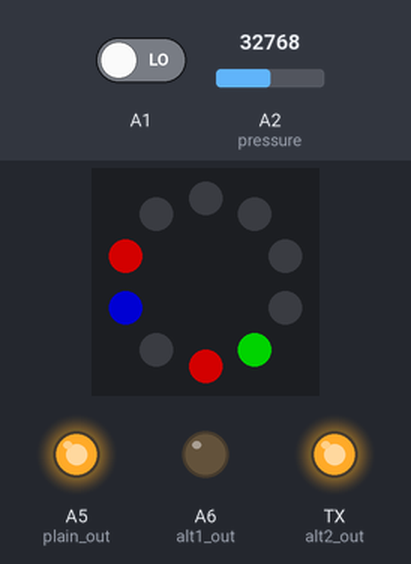
Bench run of a program on a simulated Circuit Playground running CircuitPython. Parts: the board's ring of 10 RGB LEDs (number 0 left of the top, counting anticlockwise), output pins drawn as LEDs (lit = HIGH). The inputs (shaded band) are chosen by the test bench; at power-on: A2 (pressure) = 32768, A1 LOW (analog values on the 0–65535 scale). Dim RGB values are drawn brighter than linear; random numbers come from a fixed seed; touch pads read as touched when driven HIGH; what the program prints to the serial console is not drawn.

Above: at 0.05 s.
At 1.2 s:
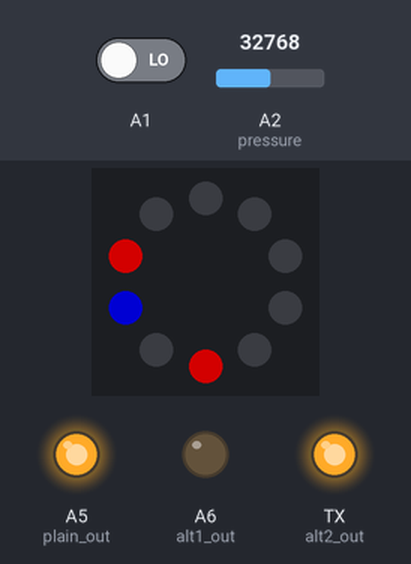
1.3 s: A2 (pressure) set to 0
At 2.3 s:
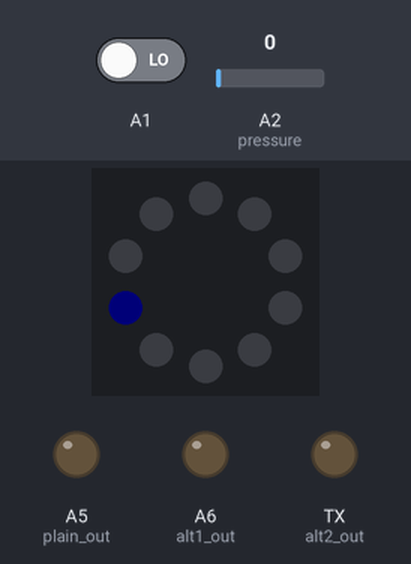
2.8 s: A2 (pressure) set to 7864
4.3 s: A2 (pressure) set to 19660
Timing chart, 0 to 7.3 s (numbered marks = the images above; inputs shaded):
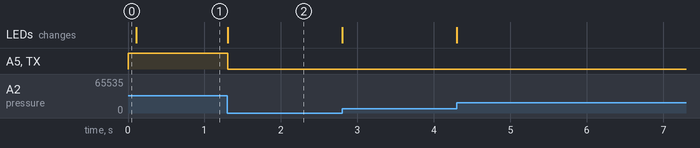

Measured:
- after the input at 1.3 s, A5 (plain_out), TX (alt2_out): HIGH → LOW at once; the LEDs: change at once (image 2)

The program:

code.py
```python
"""
    Variations on reacting to inputs.

    Inputs:

    Touch A1: react
    Pressure/Resistance A2: brightness, react
    Digital A3: react after a delay
    Digital A4: react sometimes
    Periodically: react if nothing else recently

    Outputs:

    Neopixel 2: brightness
    Neopixel 1,3,4: act
    Neopixels near inputs: flash green on input
    Digital Pad A5: act
    Digital Pad A6/A7: alternating react

"""

# libraries
import board
import digitalio
import time
import analogio
import random
from adafruit_circuitplayground import cp
from every.every import Timer
from every.every import Every

# globals & setup
LIGHT_COLOR = ( 255, 0, 0 ) #( red, green, blue ) each 0-255
PRESSURE_COLOR = ( 0,0,255 )
INPUT_COLOR = (0,255,0)
OFF = ( 0, 0, 0 )
MINIMUM_BRIGHTNESS = 0.01 # 0.0 to 1.0
# name our neo's by the pad they are near
neoA0 = 5
neoA1 = 6
neoA2 = 8
neoA3 = 9
neoA4 = 0
neoA5 = 1
neoA6 = 3
neoA7 = 4
PRESSURE_ON = 5000 # test and find
SOMETIMES_RATE = 0.8 # aka "damping"
flash = None

# no setup for "touch"
cp.pixels.brightness = MINIMUM_BRIGHTNESS
cp.pixels[ 2 ] = PRESSURE_COLOR

plain_out = digitalio.DigitalInOut(board.A5)
plain_out.switch_to_output()
alt1_out = digitalio.DigitalInOut(board.A6)
alt1_out.switch_to_output()
alt2_out = digitalio.DigitalInOut(board.TX)
alt2_out.switch_to_output()
alt_selector = False # just alternate

pressure = analogio.AnalogIn(board.A2) # a1..a6 on ble

delay_in = digitalio.DigitalInOut(board.A3)
delay_in.switch_to_input(pull=digitalio.Pull.UP) # "open" is True
delay_action = Timer(0.75) # delayed action

sometimes_in = digitalio.DigitalInOut(board.A4)
sometimes_in.switch_to_input(pull=digitalio.Pull.UP) # "open" is True

duration = Timer(1.0)
attractor = Timer(random.uniform(4.0, 6.0))
attractor.start() # needs to start initially

input_flashing = Timer(0.1)

class Modes:
    # A list of things we could be doing
    # see `mode` variable
    IDLE = 0 # not doing anything else
    ONCE = 1
    TOUCHA1 = 2
    PRESSURE = 3
    DELAY_ONCE = 5
    SOMETIMES_BUTTON = 6


mode = Modes.IDLE # what are we doing?
was_mode = None

# Functions
def act_on():
    global alt_selector

    cp.pixels[ neoA5 ] = LIGHT_COLOR
    plain_out.value = True

    # choose which alternating output
    if alt_selector:
        alt1_out.value = True
        cp.pixels[ neoA6 ] = LIGHT_COLOR
    else:
        alt2_out.value = True
        cp.pixels[ neoA7 ] = LIGHT_COLOR
    alt_selector = not alt_selector

def act_off():
    cp.pixels[ neoA5 ] = OFF
    plain_out.value = False

    # don't need to check alt_selector
    alt1_out.value = False
    alt2_out.value = False
    cp.pixels[ neoA6 ] = OFF
    cp.pixels[ neoA7 ] = OFF

was_pressure = 0
def track():
    global was_pressure
    # things that constantly keep track
    raw = pressure.value / 65535.0 # convert to 0 .. 1.0
    cp.pixels.brightness = max(MINIMUM_BRIGHTNESS, raw) # keep minimum
    if raw != was_pressure:
        # print("P ",raw, " B ",cp.pixels.brightness) # uncomment for tracking pressure
        was_pressure = raw

print("logic")

# loop
while True:

    # only consider new inputs if we are idle
    if mode == Modes.IDLE:

        if cp.touch_A1:
            act_on()
            flash = neoA1
            mode = Modes.TOUCHA1

        elif pressure.value > PRESSURE_ON:
            act_on()
            mode = Modes.PRESSURE
            flash = neoA0
            print(pressure.value)

        elif attractor():
            act_on()
            mode = Modes.ONCE
            duration.start()

        # digital in "buttons"
        # open = True, closed = False

        elif not delay_in.value:
            # wait for it...
            flash = neoA3
            mode = Modes.DELAY_ONCE
            delay_action.start()

        elif not sometimes_in.value:
            if random.random() >= SOMETIMES_RATE:
                act_on()
                flash = neoA4
                mode = Modes.SOMETIMES_BUTTON

    elif mode == Modes.TOUCHA1:
        # wait till un-touch
        if not cp.touch_A1: # not AUDIO
            act_off()
            mode = Modes.IDLE

    elif mode == Modes.ONCE:
        if duration():
            act_off()
            mode = Modes.IDLE

    elif mode == Modes.PRESSURE:
        # wait till "un" pressure
        if pressure.value < (PRESSURE_ON * 0.9): # ha! hysteresis
            act_off()

    elif mode == Modes.DELAY_ONCE:
        # waiting for delayed action
        if delay_action():
            act_on()
            duration.start()
            # continue on for "ONCE" duration
            mode = Modes.ONCE

    elif mode == Modes.SOMETIMES_BUTTON:
        # wait till "open"
        if sometimes_in.value:
            act_off()
            mode = Modes.IDLE

    # signal an input by flashing the neo near the pin
    if flash:
        if not input_flashing.running:
            cp.pixels[ flash ] = INPUT_COLOR
            input_flashing.start()
        elif input_flashing():
            cp.pixels[ flash ] = OFF
            flash = None

    # doing something:
    if mode != Modes.IDLE:
        # if we are doing something, reset time-till-attractor
        attractor.start()

    track()

    # debugging, watch things change
    if mode != was_mode:
        print(was_mode," -> ", mode)
        was_mode = mode

    time.sleep(0.001) # allow reload
```

every.py
```python
'''
# Every
#
# Periodic actions, and "one-shot" timers
# and patterns of those.

from unrvl.every import Every

# setup periodics, patterns, timers
every_half_second = Every(0.5) # every 0.5 seconds
pattern1 = Every(1,0.1) # 1 second, then 0.1 second. pattern
in_two_seconds = Every(2, 0) # does not repeat, note the 0
tap_sequence = Every(1.0, 0.1, 1, 0.1, 0) # does not repeat, a pattern

# other setup
cp.detect_taps = 1
Off = (0,0,0)
tap_color = (0,10,30)

while (1):
    # on/off periods = 0.5 seconds.
    if every_half_second():
        cp.red_led = not cp.red_led # blink

    # on is 1 second, off is 0.1
    if pattern1():
        if pattern1.i==0:
            cp.pixels[0] = (30,0,10)
        else:
            cp.pixels[0] = Off

    # when something happens, turn on an led for 1 second
    if cp.tapped:
        cp.pixels[1] = tap_color
        # timers don't run till explicitly started
        tap_sequence.start # start it
    # when each step of that timer expires...
    if tap_sequence():
        # .i is the _next_ step: 1,2,3,..
        if tap_sequence.i % 2: # 1,0,1...
            cp.pixels[1] = Off
        else
            cp.pixels[1] = tap_color

'''

__version__ = "1.0"

import time

class Every(object):
    def __init__(self, *interval):
        # Make an instance.
        #   :interval in seconds

        self.running = True # modified by .interval=
        self.interval = interval
        # we pretend to start at last, for the immediate-expire case
        self.i = len(self.interval)-1
        self.last = time.monotonic() - interval[self.i] # start immediatly

    @property
    def interval(self):
        return self.__interval

    @interval.setter
    def interval(self,v):
        '''tolerate single value or tuple-pattern'''
        if isinstance(v,tuple):
            self.__interval = v
        elif isinstance(v, int) or isinstance(v, float):
            self.__interval = (v,) # allways tuples
        else:
            raise Exception(".interval must be a number or tuple")
        self.i=0
        self.last = time.monotonic() - self.interval[self.i] # start immediatly
        # timers (final 0) don't run till .start
        self.running = self.interval[-1] != 0
        return self

    def start(self):
        self.last = time.monotonic()
        self.running = True
        self.i=0
        return self

    def __call__(self):
        # true when the current interval expires
        now = time.monotonic()
        diff = now - self.last

        this_interval = self.interval[self.i]
        if (self.running and this_interval != 0 and diff >= this_interval):
            self.last = now
            last_interval = self.interval[self.i]
            self.i = (self.i + 1) % len(self.interval)
            next_interval = self.interval[self.i]
            if next_interval != 0:
                drift = diff % last_interval
                self.last -= drift
            else:
                self.running = False
            return True
        else:
            return False

class Timer(Every):
    # convenience for Every(a,b,0), i.e. one-shot
    def __init__(self, *interval):
        # add the ,0
        super().__init__( *( tuple(list(interval) + [0]) ))
```
